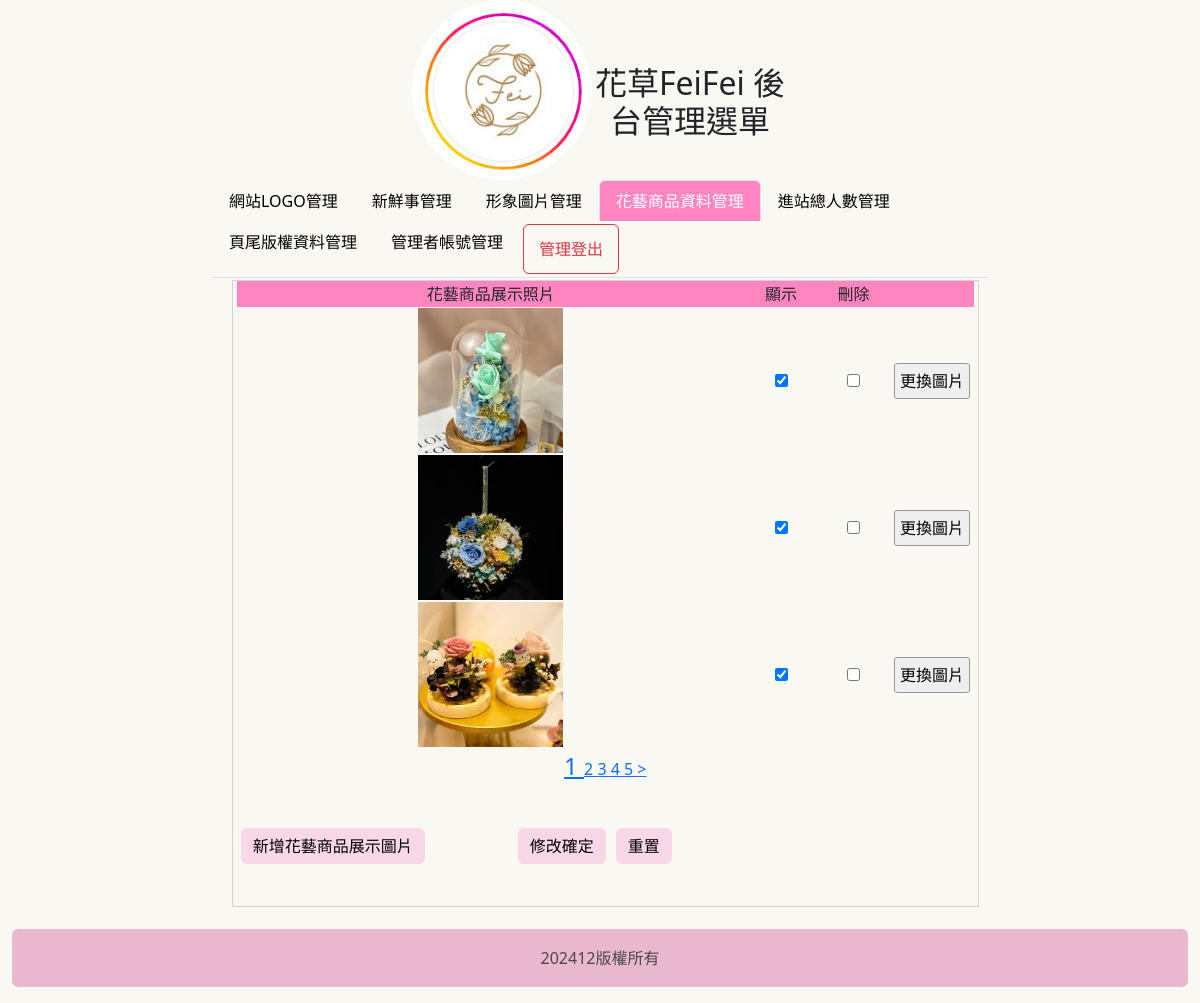
The app's page /admin.php?do=image (signed in) with its own data.
### tables this page shows
CREATE TABLE `titles` (
  `id` int(10) UNSIGNED NOT NULL,
  `img` text NOT NULL,
  `text` text NOT NULL,
  `sh` int(1) UNSIGNED NOT NULL DEFAULT 0
);

CREATE TABLE `images` (
  `id` int(10) UNSIGNED NOT NULL,
  `img` text NOT NULL,
  `sh` int(1) UNSIGNED NOT NULL DEFAULT 1
);

CREATE TABLE `bottom` (
  `id` int(10) UNSIGNED NOT NULL,
  `bottom` text NOT NULL
);

### api/db.php (called while the page is built, shortened)
<?php
class DB{
    protected $dsn="mysql:host=localhost;charset=utf8;dbname=flower";
    protected $pdo;
    protected $table;
    function __construct($table){
        $this->table=$table;
        $this->pdo=new PDO($this->dsn,'root','');
    }
    function all(...$arg){
        $sql="SELECT * FROM $this->table ";
        if(!empty($arg[0])){
            if(is_array($arg[0])){
                $where=$this->a2s($arg[0]);
                $sql=$sql . " WHERE ". join(" && ",$where);
            }else{
                $sql .= $arg[0];
            }
        }
        return $this->fetchAll($sql);
    }
    function find($id){
        $sql="SELECT * FROM $this->table ";
        if(is_array($id)){
            $where=$this->a2s($id);
            $sql=$sql . " WHERE ". join(" && ",$where);
        }else{
            $sql .= " WHERE `id`='$id' ";
        }
        return $this->fetchOne($sql);
    }
    function a2s($array){
        $tmp=[];
        foreach($array as $key => $value){
            $tmp[]="`$key`='$value'";
        }
        return $tmp;
    }
    function count($where=[]){
        return $this->math('count','*',$where);
    }
    protected function fetchOne($sql){
        return $this->pdo->query($sql)->fetch(PDO::FETCH_ASSOC);
    }
    protected function fetchAll($sql){
        return $this->pdo->query($sql)->fetchAll(PDO::FETCH_ASSOC);
    }
     protected function math($math,$col='id',$where=[]){
        $sql="SELECT $math($col) FROM $this->table";
        return $this->pdo->query($sql)->fetchColumn();
    }
}
$Title=new DB('titles');
$Image=new DB('images');
$Bottom=new DB('bottom');

### backend/image.php (the view, shortened to what this page needs)
<div style="height:65vh; border:#D3D3D3 1px solid; width:76.5%; margin:2px 0px 0px 0px; float:left; position:relative; left:20px;">
    <div style="width:99%; height:100%; margin:auto; overflow:auto;">
        <form method="post" action="./api/edit.php">
            <table width="100%" class='cent'>
                <tbody>
                    <tr class="cent" style="background:#FF85C1">
                        <td width="70%">花藝商品展示照片</td>
                        <td width="10%">顯示</td>
                        <td width="10%">刪除</td>
                        <td></td>
                    </tr>
                    <?php
                    $div = 3;
                    $total = $Image->count();
                    $pages = ceil($total / $div);
                    $now = $_GET['p'] ?? 1;
                    $start = ($now - 1) * $div;
                    $rows = $Image->all(" limit $start,$div");
                    foreach ($rows as $row) {
                    ?>
                        <tr>
                            <td>
                                <img src="./upload/<?= $row['img']; ?>" style="width:145px;height:145px;text-align:center">
                            </td>
                            <td>
                                <input type="checkbox" name="sh[]" value="<?= $row['id']; ?>" <?= ($row['sh'] == 1) ? 'checked' : ''; ?>>
                            </td>
                            <td>
                                <input type="checkbox" name="del[]" value="<?= $row['id']; ?>">
                            </td>
                            <td>
                                <input type="button"
                                    onclick="op('#cover','#cvr','./modal/upload_<?= $do; ?>.php?id=<?= $row['id']; ?>&table=<?= $do; ?>')"
                                    value="更換圖片">
                            </td>
                        </tr>
                    <?php
                    }
                    ?>
                </tbody>
            </table>
            <div class="cent">
                <?php
                for ($i = 1; $i <= $pages; $i++) {
                    $size = ($i == $now) ? "24px" : "16px";
                    echo "<a href='?do=$do&p=$i' style='font-size:$size'> ";
                    echo $i;
                    echo " </a>";
                }
                if (($now + 1) <= $pages) {
                    $next = $now + 1;
                    echo "<a href='?do=$do&p=$next'> > </a>";
                }
                ?>
            </div>
            <table style="margin-top:40px; width:70%;">
                <tbody>
                    <tr>
                        <td width="200px">
                            <input type="button" class="btn btn-custom btn-block"
                                onclick="op(&#39;#cover&#39;,&#39;#cvr&#39;,&#39;./modal/<?= $do; ?>.php?table=<?= $do; ?>&#39;)"
                                value="新增花藝商品展示圖片">
                        </td>
                        <td class="cent">
                            <input type="submit" value="修改確定" class="btn btn-custom btn-block">
                            <input type="reset" value="重置" class="btn btn-custom btn-block">
                        </td>
                    </tr>
                </tbody>
            </table>
        </form>
    </div>
</div>

### admin.php (shortened to what this page needs)
<?php include_once "api/db.php";
?>
<!DOCTYPE html>
<html lang="zh-TW">
<head>
    <link href="https://cdn.jsdelivr.net/npm/bootstrap@5.3.3/dist/css/bootstrap.min.css" rel="stylesheet">
    <link href="https://cdn.jsdelivr.net/npm/bootstrap@5.3.3/dist/css/bootstrap.min.css" rel="stylesheet">
    <link href="https://cdn.jsdelivr.net/npm/bootstrap@5.3.0-alpha1/dist/css/bootstrap.min.css" rel="stylesheet">
    <link href="./css/css.css" rel="stylesheet" type="text/css">
</head>
<body>
    <div class="container-fluid">
        <div class="row justify-content-center">
            <div class="col-12 col-md-4 d-flex align-items-center text-center">
                <a title="<?= $Title->find(['sh' => 1])['text']; ?>" href="index.php">
                    <div style="width: 180px; height: 180px; background: url('./upload/<?= $Title->find(['sh' => 1])['img']; ?>') center/cover no-repeat; border-radius: 50%;"></div>
                </a>
                <h2 class="mb-4 ml-3 pt-3 pt-md-5" style="padding-top: 25px;">花草FeiFei 後台管理選單</h2>
            </div>
        </div>
    </div>
    <div class="container-fluid">
        <div class="row">
            <div class="col-2"></div>
            <div class="col-8">
                <ul class="nav nav-tabs">
                    <?php
                    $activeTab = isset($_GET['do']) ? $_GET['do'] : 'title';
                    ?>
                    <li class="nav-item">
                        <a class="nav-link <?= ($activeTab == 'title') ? 'active' : ''; ?>" href="?do=title">網站LOGO管理</a>
                    </li>
                    <li class="nav-item">
                        <a class="nav-link <?= ($activeTab == 'news') ? 'active' : ''; ?>" href="?do=news">新鮮事管理</a>
                    </li>
                    <li class="nav-item">
                        <a class="nav-link <?= ($activeTab == 'mvim') ? 'active' : ''; ?>" href="?do=mvim">形象圖片管理</a>
                    </li>
                    <li class="nav-item">
                        <a class="nav-link <?= ($activeTab == 'image') ? 'active' : ''; ?>" href="?do=image">花藝商品資料管理</a>
                    </li>
                    <li class="nav-item">
                        <a class="nav-link <?= ($activeTab == 'total') ? 'active' : ''; ?>" href="?do=total">進站總人數管理</a>
                    </li>
                    <li class="nav-item">
                        <a class="nav-link <?= ($activeTab == 'bottom') ? 'active' : ''; ?>" href="?do=bottom">頁尾版權資料管理</a>
                    </li>
                    <li class="nav-item">
                        <a class="nav-link <?= ($activeTab == 'admin') ? 'active' : ''; ?>" href="?do=admin">管理者帳號管理</a>
                    </li>
                    <li class="nav-item">
                        <button onclick="document.cookie='user='; location.replace('./api/logout.php')"
                            class="btn btn-outline-danger w-100" style="height: 50px;">
                            管理登出
                        </button>
                    </li>
                </ul>
            </div>
            <div class="container-fluid" style="height:65vh" ;>
                <div class="row">
                    <div class="col-2"></div>
                    <div class="col-10">
                        <?php
                        $do = $_GET['do'] ?? 'title';
                        $file = "./backend/{$do}.php";
                        if (file_exists($file)) {
                            include $file;
                        } else {
                            include "./backend/title.php";
                        }
                        ?>
                    </div>
                </div>
            </div>
            <div class="container-fluid">
                <footer class="alert alert-gray text-center py-3 mt-4">
                    <span><?= $Bottom->find(1)['bottom']; ?></span>
                </footer>
            </div>
</body>
</html>

### css/css.css (style rules this page uses)
body { padding:0px; margin:0px; }
.cent { text-align:center; }
input,button { border:#999 1px solid; border-radius:3px; background:#EFEFEF; padding:5px; margin:3px; }

### admin.php (style rules this page uses)
body { background: #FAF8F2; }
.nav-link.active { background-color: #FF85C1 !important; color: white !important; }
.nav-link { color: black !important; }
.btn-custom { background-color: #F8D7E8; color: black; border: none; transition: background-color 0.3s, color 0.3s; }
.alert-gray { background-color: #E9B8CE; color: #4A4A4A; }

### records on screen
titles: img (picture)
images: img (picture), sh "☑"
images: img (picture), sh "☑"
images: img (picture), sh "☑"
bottom: bottom "202412版權所有"
